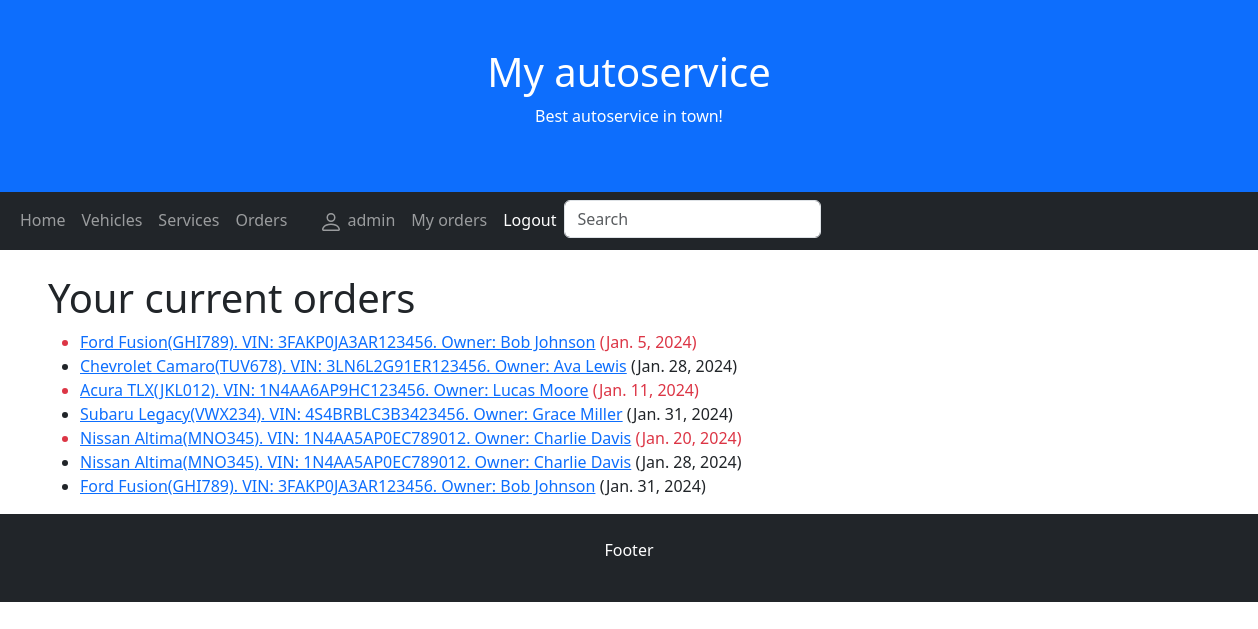
Before: /autoservice/myorders/ (signed in) with the older database file.
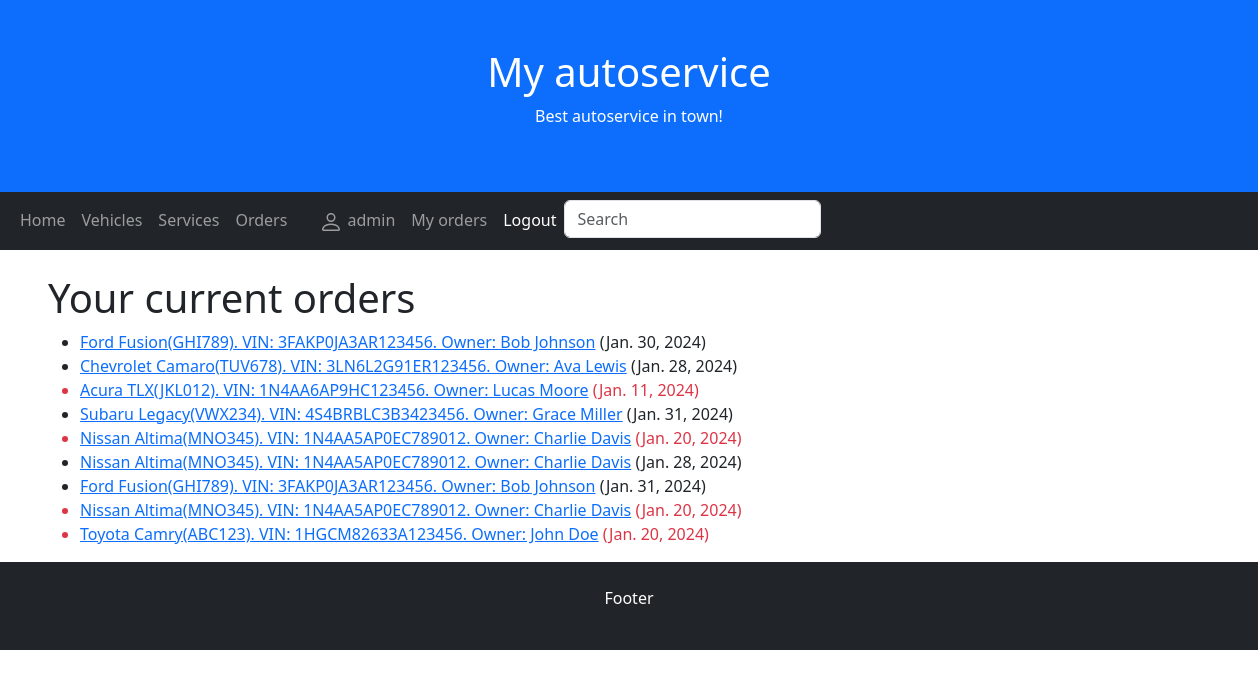
After: the same page with the newer database file.
### autoservice/models.py (models this page shows, shortened)
class Order(models.Model):
    date = models.DateField(verbose_name='Date', auto_now=True, null=True, blank=True)
    vehicle = models.ForeignKey(to='Vehicle', on_delete=models.CASCADE)
    total = models.FloatField(verbose_name='Total', null=True, blank=True)
    client = models.ForeignKey(User, on_delete=models.CASCADE, blank=True, null=True)
    return_due = models.DateField(verbose_name="Return due", null=True, blank=True)
    ORDER_STATUS = (
        ('r', 'Received'),
        ('c', 'Confirmed'),
        ('ip', 'In-progress'),
        ('co', 'Complete'),
    )
    order_status = models.CharField(max_length=2, choices=ORDER_STATUS, blank=True, default='r', help_text='Order status')
    class Meta:
        verbose_name = 'Order'
        verbose_name_plural = 'Orders'
    def is_overdue(self):
        if self.return_due and date.today() > self.return_due:
            return True
        return False

class Vehicle(models.Model):
    model = models.ForeignKey(to='Model', on_delete=models.CASCADE)
    plate = models.CharField(verbose_name='Plate number', max_length=50, null=True, blank=True)
    vin = models.CharField(verbose_name='VIN number', max_length=50, null=True, blank=True)
    client = models.CharField(verbose_name='Client', max_length=50, null=True, blank=True)
    cover = models.ImageField('Cover', upload_to='covers', null=True, blank=True)
    def __str__(self):
        return f"{self.model}({self.plate}). VIN: {self.vin}. Owner: {self.client}"
    class Meta:
        verbose_name = 'Vehicle'
        verbose_name_plural = 'Vehicles'

class Model(models.Model):
    make = models.CharField(verbose_name='Make', max_length=50, null=True, blank=True)
    model = models.CharField(verbose_name='Model', max_length=50, null=True, blank=True)
    desc = HTMLField(null=True, blank=True)
    def __str__(self):
        return f"{self.make} {self.model}"
    class Meta:
        verbose_name = 'Model'
        verbose_name_plural = 'Models'

### autoservice/views.py (the view)
# urls.py: path('myorders/', views.VehiclesByClientListView.as_view(), name='my_orders'),
class VehiclesByClientListView(LoginRequiredMixin, generic.ListView):
    model = Order
    template_name = 'my_orders.html'
    paginate_by = 10
    def get_queryset(self):
        return Order.objects.filter(client=self.request.user)

### autoservice/templates/my_orders.html
{% extends "base.html" %}
{% block "content" %}
    <h1>Your current orders</h1>
    {% if order_list %}
    <ul>
      {% for order in order_list %}
      <li class="{% if order.is_overdue %}text-danger{% endif %}">
        <a href="{% url 'order_detail' order.pk %}">{{order.vehicle}}</a> ({{ order.return_due }})
      </li>
      {% endfor %}
    </ul>
    {% else %}
      <p>You currently have no orders.</p>
    {% endif %}
{% endblock %}

Changed rows visible on the page:
changed Order: return_due "Jan. 5, 2024" → "Jan. 30, 2024"
added Order: vehicle "Nissan Altima(MNO345). VIN: 1N4AA5AP0EC789012. Owner: Charlie Davis", return_due "Jan. 20, 2024"
added Order: vehicle "Toyota Camry(ABC123). VIN: 1HGCM82633A123456. Owner: John Doe", return_due "Jan. 20, 2024"
